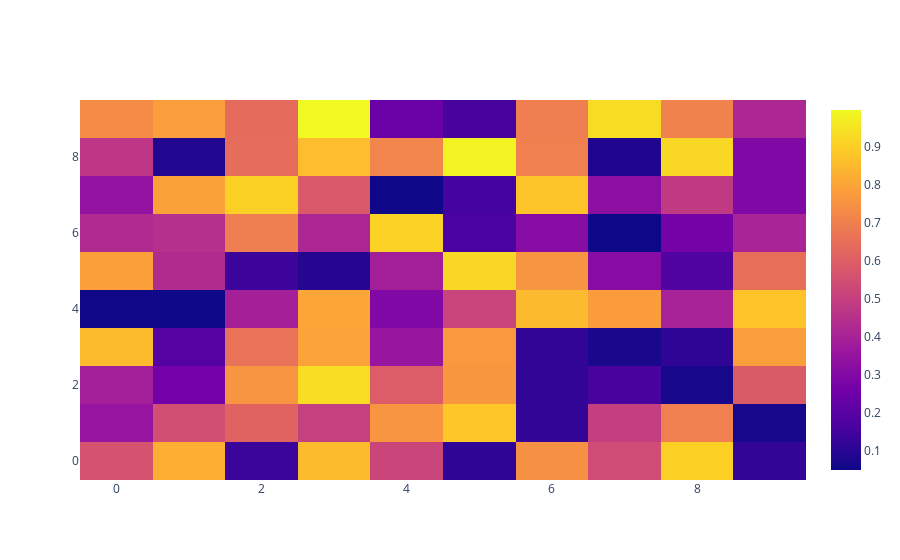

The notebook cell this image was saved under:
### Code cell
# heatmap in plotly
data =np.random.rand(10, 10)
heatmap=go.Heatmap(z=data)
fig=go.Figure(data=[heatmap])
fig.show()
